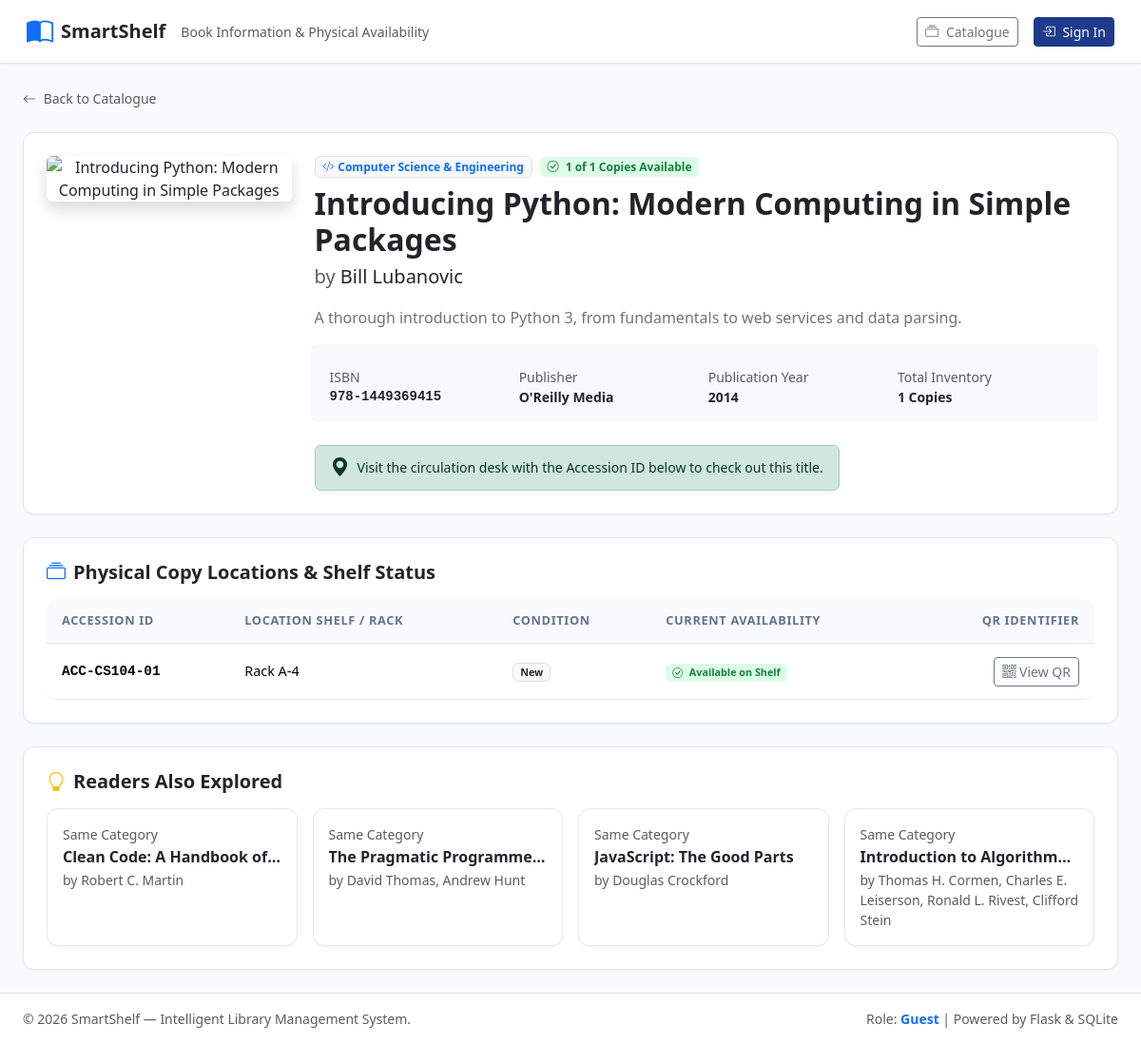
The app's page /books/4 with its own data.
### tables this page shows
CREATE TABLE categories (
    id INTEGER PRIMARY KEY AUTOINCREMENT,
    name TEXT UNIQUE NOT NULL COLLATE NOCASE,
    description TEXT,
    icon TEXT DEFAULT 'bi-bookmark'
);

CREATE TABLE books (
    id INTEGER PRIMARY KEY AUTOINCREMENT,
    isbn TEXT UNIQUE NOT NULL,
    title TEXT NOT NULL COLLATE NOCASE,
    author TEXT NOT NULL COLLATE NOCASE,
    category_id INTEGER NOT NULL REFERENCES categories(id) ON DELETE RESTRICT,
    publisher TEXT,
    publication_year INTEGER,
    description TEXT,
    cover_image_url TEXT,
    is_deleted INTEGER NOT NULL DEFAULT 0,
    created_at TIMESTAMP DEFAULT CURRENT_TIMESTAMP
);

CREATE TABLE book_copies (
    id INTEGER PRIMARY KEY AUTOINCREMENT,
    book_id INTEGER NOT NULL REFERENCES books(id) ON DELETE CASCADE,
    accession_id TEXT UNIQUE NOT NULL COLLATE NOCASE,
    status TEXT NOT NULL DEFAULT 'available' CHECK(status IN ('available', 'borrowed', 'reserved', 'maintenance', 'lost')),
    location_rack TEXT,
    condition TEXT NOT NULL DEFAULT 'Good',
    is_deleted INTEGER NOT NULL DEFAULT 0,
    created_at TIMESTAMP DEFAULT CURRENT_TIMESTAMP
);

### app.py (the view)
    @books_bp.route("/<int:book_id>")
    def book_detail(book_id):
        book = book_service.get_book_by_id(book_id)
        if not book:
            flash("Book not found.", "danger")
            return redirect(url_for("books.catalogue"))
        copies = book_service.get_copies_for_book(book_id)
        similar = recommendation_service.get_similar_books(book_id)
        return render_template(
            "books/detail.html",
            book=book,
            copies=copies,
            similar_books=similar,
        )

### database.py (called while the page is built)
def get_db_path():
    if current_app:
        return current_app.config.get("DATABASE_PATH", Config.DATABASE_PATH)
    return Config.DATABASE_PATH

def create_connection(db_path=None):
    path = db_path or get_db_path()
    if path != ":memory:":
        parent_dir = Path(path).parent
        parent_dir.mkdir(parents=True, exist_ok=True)
    conn = sqlite3.connect(
        path,
        timeout=15.0,
    )
    conn.row_factory = sqlite3.Row
    conn.execute("PRAGMA foreign_keys = ON;")
    conn.execute("PRAGMA journal_mode = WAL;")
    return conn

def get_db():
    if "db" not in g:
        g.db = create_connection()
    return g.db

def query_db(query, args=(), one=False, conn=None):
    close_after = False
    if conn is None:
        if current_app:
            conn = get_db()
        else:
            conn = create_connection()
            close_after = True
    try:
        cur = conn.execute(query, args)
        rv = cur.fetchall()
        cur.close()
        return (rv[0] if rv else None) if one else rv
    finally:
        if close_after:
            conn.close()

### services/book_service.py (called while the page is built)
def get_book_by_id(book_id):
    query = """
        SELECT b.*,
               c.name AS category_name,
               c.icon AS category_icon,
               COUNT(DISTINCT bc.id) AS total_copies,
               COUNT(DISTINCT CASE WHEN bc.status = 'available' AND bc.is_deleted = 0 THEN bc.id END) AS available_copies
        FROM books b
        JOIN categories c ON b.category_id = c.id
        LEFT JOIN book_copies bc ON b.id = bc.book_id AND bc.is_deleted = 0
        WHERE b.id = ?
        GROUP BY b.id
    """
    return query_db(query, (book_id,), one=True)

def get_copies_for_book(book_id, include_deleted=False):
    query = """
        SELECT bc.*,
               l.id AS active_loan_id,
               l.due_date AS active_due_date,
               u.name AS borrower_name,
               u.email AS borrower_email
        FROM book_copies bc
        LEFT JOIN loans l ON bc.id = l.copy_id AND l.status IN ('active', 'overdue')
        LEFT JOIN users u ON l.user_id = u.id
        WHERE bc.book_id = ?
    """
    if not include_deleted:
        query += " AND bc.is_deleted = 0"
    query += " ORDER BY bc.accession_id ASC"
    return query_db(query, (book_id,))

### templates/books/detail.html (shortened to what this page needs)
{% extends "base.html" %}
{% block page_subtitle %}Book Information & Physical Availability{% endblock %}
{% block content %}
<div class="d-flex flex-column gap-4">
  <div>
    <a href="{{ url_for('books.catalogue') }}" class="text-decoration-none small text-muted">
      <i class="bi bi-arrow-left me-1"></i> Back to Catalogue
    </a>
  </div>
  <div class="card card-custom p-4">
    <div class="row g-4">
      <div class="col-12 col-md-4 col-lg-3 text-center">
        {% if book.cover_image_url %}
          <img src="{{ book.cover_image_url }}" alt="{{ book.title }}" class="img-fluid rounded shadow" style="max-height: 340px; object-fit: cover;"
               onerror="this.onerror=null; this.src='https://images.unsplash.com/photo-1544716278-ca5e3f4abd8c?auto=format&fit=crop&w=400&q=80';">
        {% else %}
          <div class="rounded bg-light d-flex align-items-center justify-content-center text-muted shadow-sm mx-auto" style="width: 200px; height: 280px;">
            <i class="bi bi-book fs-1"></i>
          </div>
        {% endif %}
      </div>
      <div class="col-12 col-md-8 col-lg-9 d-flex flex-column">
        <div class="d-flex flex-wrap align-items-center gap-2 mb-2">
          <span class="badge bg-light text-primary border">
            <i class="bi {{ book.category_icon or 'bi-bookmark' }} me-1"></i>{{ book.category_name }}
          </span>
          {% if book.available_copies > 0 %}
            <span class="badge badge-available">
              <i class="bi bi-check-circle me-1"></i> {{ book.available_copies }} of {{ book.total_copies }} Copies Available
            </span>
          {% else %}
            <span class="badge badge-borrowed">
              <i class="bi bi-exclamation-circle me-1"></i> All Copies Currently Checked Out
            </span>
          {% endif %}
        </div>
        <h2 class="fw-bold text-dark mb-1">{{ book.title }}</h2>
        <div class="fs-5 text-muted mb-3">by <span class="text-dark">{{ book.author }}</span></div>
        <p class="text-secondary mb-4 leading-relaxed">
          {{ book.description or 'No synopsis or description available for this volume.' }}
        </p>
        <div class="row g-2 mb-4 p-3 bg-light rounded small">
          <div class="col-6 col-sm-3">
            <div class="text-muted">ISBN</div>
            <div class="fw-semibold font-monospace">{{ book.isbn }}</div>
          </div>
          <div class="col-6 col-sm-3">
            <div class="text-muted">Publisher</div>
            <div class="fw-semibold">{{ book.publisher or 'N/A' }}</div>
          </div>
          <div class="col-6 col-sm-3">
            <div class="text-muted">Publication Year</div>
            <div class="fw-semibold">{{ book.publication_year or 'N/A' }}</div>
          </div>
          <div class="col-6 col-sm-3">
            <div class="text-muted">Total Inventory</div>
            <div class="fw-semibold">{{ book.total_copies }} Copies</div>
          </div>
        </div>
        <div class="mt-auto d-flex flex-wrap gap-2 align-items-center">
          {% if book.available_copies == 0 %}
            {% if session.get('user_id') and session.get('user_role') == 'member' %}
              <form method="POST" action="{{ url_for('member.reserve_book', book_id=book.id) }}" class="d-inline">
                <input type="hidden" name="csrf_token" value="{{ csrf_token() }}">
                <button type="submit" class="btn btn-warning text-dark fw-bold px-4 py-2">
                  <i class="bi bi-hourglass-split me-1"></i> Reserve This Book (FIFO Queue)
                </button>
              </form>
            {% elif not session.get('user_id') %}
              <a href="{{ url_for('auth.login', next=request.url) }}" class="btn btn-warning text-dark fw-bold px-4 py-2">
                Sign In to Reserve Book
              </a>
            {% endif %}
          {% else %}
            <div class="alert alert-success d-inline-flex align-items-center py-2 px-3 mb-0 small">
              <i class="bi bi-geo-alt-fill me-2 fs-5"></i>
              Visit the circulation desk with the Accession ID below to check out this title.
            </div>
          {% endif %}
        </div>
      </div>
    </div>
  </div>
  <div class="card card-custom p-4">
    <h5 class="fw-bold mb-3"><i class="bi bi-collection text-primary me-2"></i>Physical Copy Locations & Shelf Status</h5>
    <div class="table-responsive">
      <table class="table table-custom align-middle mb-0">
        <thead>
          <tr>
            <th>Accession ID</th>
            <th>Location Shelf / Rack</th>
            <th>Condition</th>
            <th>Current Availability</th>
            <th class="text-end">QR Identifier</th>
          </tr>
        </thead>
        <tbody>
          {% for copy in copies %}
          <tr>
            <td>
              <strong class="font-monospace">{{ copy.accession_id }}</strong>
            </td>
            <td>{{ copy.location_rack or 'Main Stacks' }}</td>
            <td><span class="badge bg-light text-dark border">{{ copy.condition }}</span></td>
            <td>
              {% if copy.status == 'available' %}
                <span class="badge badge-available"><i class="bi bi-check-circle me-1"></i> Available on Shelf</span>
              {% elif copy.status == 'borrowed' %}
                <span class="badge badge-borrowed"><i class="bi bi-clock me-1"></i> Checked Out (Due: {{ copy.active_due_date }})</span>
              {% elif copy.status == 'reserved' %}
                <span class="badge badge-reserved"><i class="bi bi-hourglass-split me-1"></i> Reserved on Hold</span>
              {% else %}
                <span class="badge bg-secondary">{{ copy.status|title }}</span>
              {% endif %}
            </td>
            <td class="text-end">
              <a href="{{ url_for('books.view_qr', accession_id=copy.accession_id) }}" target="_blank" class="btn btn-sm btn-outline-secondary">
                <i class="bi bi-qr-code"></i> View QR
              </a>
            </td>
          </tr>
          {% else %}
          <tr>
            <td colspan="5" class="text-center py-4 text-muted">No physical copies tracked yet.</td>
          </tr>
          {% endfor %}
        </tbody>
      </table>
    </div>
  </div>
  {% if similar_books %}
  <div class="card card-custom p-4">
    <h5 class="fw-bold mb-3"><i class="bi bi-lightbulb text-warning me-2"></i>Readers Also Explored</h5>
    <div class="row g-3">
      {% for sim in similar_books %}
      <div class="col-12 col-sm-6 col-md-3">
        <div class="book-card p-3">
          <div class="small text-muted mb-1">{{ sim.relation_reason }}</div>
          <h6 class="fw-bold text-dark text-truncate mb-1">
            <a href="{{ url_for('books.book_detail', book_id=sim.id) }}" class="text-dark text-decoration-none">
              {{ sim.title }}
            </a>
          </h6>
          <div class="text-muted small">by {{ sim.author }}</div>
        </div>
      </div>
      {% endfor %}
    </div>
  </div>
  {% endif %}
</div>
{% endblock %}

### static/css/style.css (style rules this page uses)
:root { --primary-color: #1e3a8a; --primary-hover: #172554; --secondary-color: #3b82f6; --accent-color: #0ea5e9; --bg-color: #f8fafc; --card-bg: #ffffff; --sidebar-bg: #0f172a; --sidebar-text: #e2e8f0; --sidebar-active: #2563eb; --text-primary: #1e293b; --text-muted: #64748b; --border-color: #e2e8f0; --success-color: #10b981; --warning-color: #f59e0b; --danger-color: #ef4444; --border-radius: 0.75rem; --shadow-sm: 0 1px 3px rgba(0,0,0,0.05); --shadow-md: 0 4px 6px -1px rgba(0,0,0,0.08), 0 2px 4px -2px rgba(0,0,0,0.05); --shadow-lg: 0 10px 15px -3px rgba(0,0,0,0.08), 0 4px 6px -4px rgba(0,0,0,0.04); }
body { font-family: 'Segoe UI', system-ui, -apple-system, sans-serif; background-color: var(--bg-color); color: var(--text-primary); min-height: 100vh; margin: 0; display: flex; flex-direction: column; }
.card-custom { background-color: var(--card-bg); border-radius: var(--border-radius); border: 1px solid var(--border-color); box-shadow: var(--shadow-sm); transition: transform 0.2s ease, box-shadow 0.2s ease; }
.book-card { height: 100%; display: flex; flex-direction: column; overflow: hidden; border: 1px solid var(--border-color); border-radius: var(--border-radius); background: #ffffff; box-shadow: var(--shadow-sm); transition: transform 0.2s ease, box-shadow 0.2s ease; }
.table-custom { background: #ffffff; border-radius: var(--border-radius); overflow: hidden; box-shadow: var(--shadow-sm); }
.table-custom thead th { background-color: #f8fafc; color: var(--text-muted); font-weight: 600; font-size: 0.8rem; text-transform: uppercase; letter-spacing: 0.05em; padding: 0.85rem 1rem; border-bottom: 1px solid var(--border-color); }
.table-custom tbody td { padding: 0.85rem 1rem; vertical-align: middle; border-bottom: 1px solid var(--border-color); font-size: 0.9rem; }
.badge-available { background-color: #dcfce7; color: #15803d; font-weight: 600; }

### records on screen
categories: category_name "Computer Science & Engineering"
books: title "Introducing Python: Modern Computing in Simple Packages", author "Bill Lubanovic", description "A thorough introduction to Python 3, from fundamentals to web services and data parsing.", isbn "978-1449369415", publisher "O'Reilly Media", publication_year "2014"
book_copies: accession_id "ACC-CS104-01", location_rack "Rack A-4", condition "New", status "available" (drawn)
books: relation_reason "Same Category", title "Clean Code: A Handbook of…", author "Robert C. Martin"
books: relation_reason "Same Category", title "The Pragmatic Programme…", author "David Thomas, Andrew Hunt"
books: relation_reason "Same Category", title "JavaScript: The Good Parts", author "Douglas Crockford"
books: relation_reason "Same Category", title "Introduction to Algorithms…", author "Thomas H. Cormen, Charles E. Leiserson, Ronald L. Rivest, Clifford Stein"

### other values on screen
{{ book.available_copies }} "1"
{{ book.total_copies }} "1"
{{ session.get('user_role', 'Guest')|title }} "Guest"
